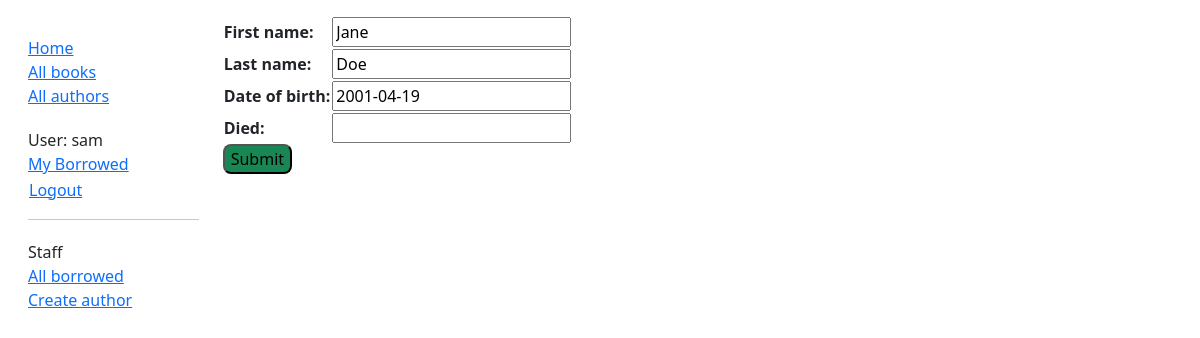
The page /catalog/author/6/update/ (signed in) on the database its author committed.
### catalog/models.py (models this page shows, shortened)
class Author(models.Model):
    first_name = models.CharField(max_length=100)
    last_name = models.CharField(max_length=100)
    date_of_birth = models.DateField(null=True, blank=True)
    date_of_death = models.DateField('died', null=True, blank=True)
    class Meta:
        ordering = ['last_name', 'first_name']

### catalog/views.py (the view)
# urls.py: path('author/<int:pk>/update/', views.AuthorUpdate.as_view(), name='author-update'),
class AuthorUpdate(PermissionRequiredMixin, UpdateView):
    model = Author
    fields = '__all__'
    permission_required = 'catalog.change_author'

### catalog/templates/catalog/author_form.html (shortened to what this page needs)
{% extends "base_generic.html" %}
{% block content %}
<form action="" method="post">
  <table>
    {{ form.as_table }}
  </table>
  <input class="bg-success rounded-3" type="submit" value="Submit" />
</form>
{% endblock %}

### catalog/templates/base_generic.html (shortened to what this page needs)
<!DOCTYPE html>
<html lang="en">
  <head>
    <link
      href="https://cdn.jsdelivr.net/npm/bootstrap@5.3.3/dist/css/bootstrap.min.css"
      rel="stylesheet"
    />
    {% load static %}
    <link rel="stylesheet" href="{% static 'css/styles.css' %}" />
  </head>
  <body class="m-3">
    <div class="container-fluid">
      <div class="row">
        <div class="col-sm-2">
          {% block sidebar %}
          <ul class="sidebar-nav">
            <li><a href="{% url 'index' %}">Home</a></li>
            <li><a href="{% url 'books' %}">All books</a></li>
            <li><a href="{% url 'authors' %}">All authors</a></li>
          </ul>
          <ul class="sidebar-nav">
            {% if user.is_authenticated %}
            <li>User: {{ user.get_username }}</li>
            <li><a href="{% url 'my-borrowed' %}">My Borrowed</a></li>
            <li>
              <form id="logout-form" method="post" action="{% url 'admin:logout' %}">
                <button type="submit" class="btn btn-link">Logout</button>
              </form>
            </li>
            {% else %}
            <li><a href="{% url 'login' %}?next={{ request.path }}">Login</a></li>
            {% endif %}
            {% if user.is_staff %}
            <hr>
              <ul class="sidebar-nav">
                <li>Staff</li>
             <li><a href="{% url 'all-borrowed' %}">All borrowed</a></li>
              {% if perms.catalog.add_author %}
   <li><a href="{% url 'author-create' %}">Create author</a></li>
{% endif %}
</ul>
</ul>
{% endif %}
          {% endblock %}
        </div>
        <div class="col-sm-10">
          {% block content %}{% endblock %}
        </div>
      </div>
    </div>
  </body>
</html>

### catalog/static/css/styles.css (style rules this page uses)
.sidebar-nav { margin-top: 20px; padding: 0; list-style: none; }
#logout-form { display: inline; }
#logout-form button { padding: 0; margin: 0; }

### rows shown on the page
Author: first_name "Jane", last_name "Doe", date_of_birth "2001-04-19"

### other values the page prints
{{ user.get_username }} "sam"
